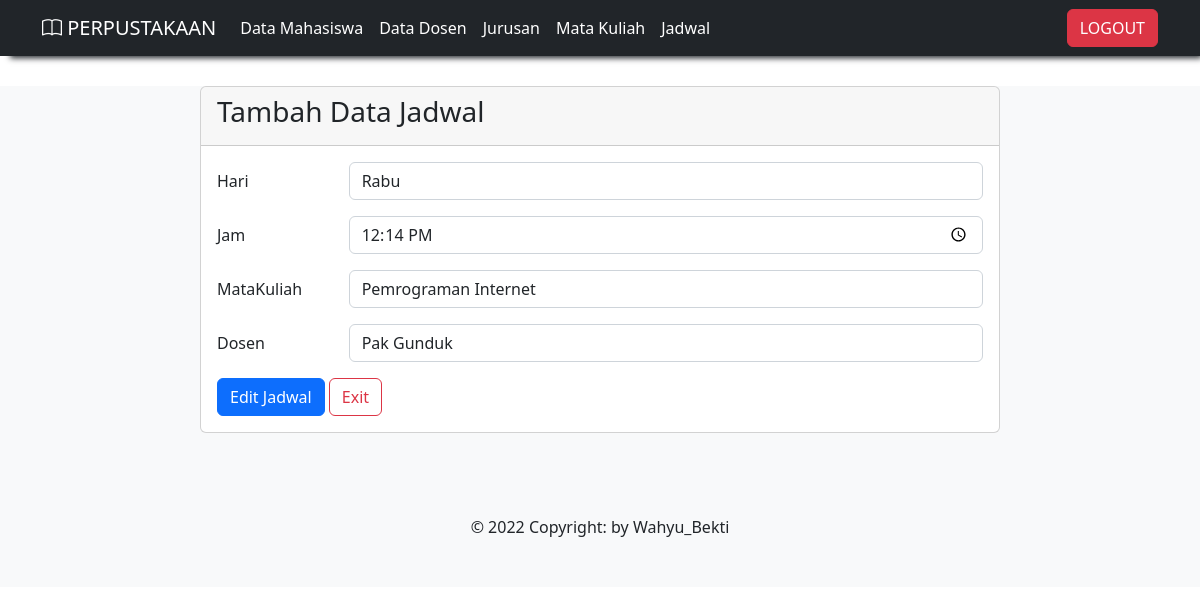
/admin/edit_jadwal.php?id_jadwal=5 (signed in), run on the app's committed database.
### tables this page shows
CREATE TABLE `jadwal` (
  `id_jadwal` int(11) NOT NULL,
  `hari` enum('Senin','Selasa','Rabu','Kamis','Jumat') NOT NULL,
  `jam` time NOT NULL,
  `id_matkul` int(5) NOT NULL,
  `id_dosen` int(5) NOT NULL
);

CREATE TABLE `matkul` (
  `id_matkul` int(5) NOT NULL,
  `nama_matkul` varchar(50) NOT NULL
);

CREATE TABLE `dosen` (
  `id_dosen` int(5) NOT NULL,
  `nama_dosen` varchar(20) NOT NULL,
  `alamat` text NOT NULL,
  `telephone` varchar(13) NOT NULL
);

### admin/edit_jadwal.php (the view, shortened to what this page needs)
<?php
include "../navbar.php";
include "../css.php";
include "../koneksi.php";
$qry_get_jadwal = mysqli_query($koneksi, "select * from jadwal where id_jadwal = '" . $_GET['id_jadwal'] . "'");
$data_jadwal = mysqli_fetch_array($qry_get_jadwal);
$mat = mysqli_query($koneksi, "select * from matkul");
$dos = mysqli_query($koneksi, "select * from dosen");
?>
<!DOCTYPE html>
<html>
<head>
</head>
<body>
    <div class="mx-auto">
        <div class="card ">
            <div class="card-header">
                <h3>Tambah Data Jadwal</h3>
            </div>
            <div class="card-body">
                <form action="proses_edit_jadwal.php" method="post">
                    <div class="mb-3 row">
                        <label for="hari" class="col-sm-2 col-form-label">Hari </label>
                        <div class="col-sm-10">
                            <select class="form-control" name="hari" id="hari">
                                <?php $hari = $data_jadwal['hari'] ?>
                                <option value="Rabu"<?= $hari == 'Rabu' ? 'selected' :null ?>>Rabu</option>
                            </select>
                        </div>
                    </div>
                    <div class="mb-3 row">
                        <label for="jam" class="col-sm-2 col-form-label">Jam</label>
                        <div class="col-sm-10">
                            <input type="time" class="form-control" id="jam" placeholder="Enter jam" name="jam"
                                value="<?php echo $data_jadwal['jam'] ?>">
                        </div>
                    </div>
                    <div class="mb-3 row">
                        <label for="text" class="col-sm-2 col-form-label">MataKuliah</label>
                        <div class="col-sm-10">
                        <select name="matkul" class="form-control">
								<?php
                                while ($kul = mysqli_fetch_array($mat)) { ?>
								<option value="<?= $kul['id_matkul'] ?>" <?= $data_jadwal['id_matkul'] == $kul
	                                	['id_matkul'] ? 'selected' : null ?>><?= $kul['nama_matkul'] ?>
								</option>';
								<?php }
                                ?>
							</select>
                        </div>
                    </div>
                    <div class="mb-3 row">
                        <label for="text" class="col-sm-2 col-form-label">Dosen </label>
                        <div class="col-sm-10">
                        <select name="dosen" class="form-control">
								<?php
                                while ($d = mysqli_fetch_array($dos)) { ?>
								<option value="<?= $d ['id_dosen'] ?>" <?= $data_jadwal['id_dosen'] == $d
	                                	['id_dosen'] ? 'selected' : null ?>><?= $d['nama_dosen'] ?>
								</option>';
								<?php }
                                ?>
							</select>
                        </div>
                    </div>
                    <button type="submit" class="btn btn-primary">Edit Jadwal</button>
                    <a href="data_jadwal.php" class="btn btn-outline-danger">Exit</a>
                    <br>
                </form>
            </div>
        </div>
    </div>
    <br>
</body>
</head>
<?php include "../footer.php" ?>
</html>

### admin/edit_jadwal.php (style rules this page uses)
.mx-auto { width: 800px; }
.card { margin-bottom: 10px; }

### data on the page
jadwal: hari "Rabu", jam "12:14:00", matkul "Pemrograman Internet", dosen "Pak Gunduk"
